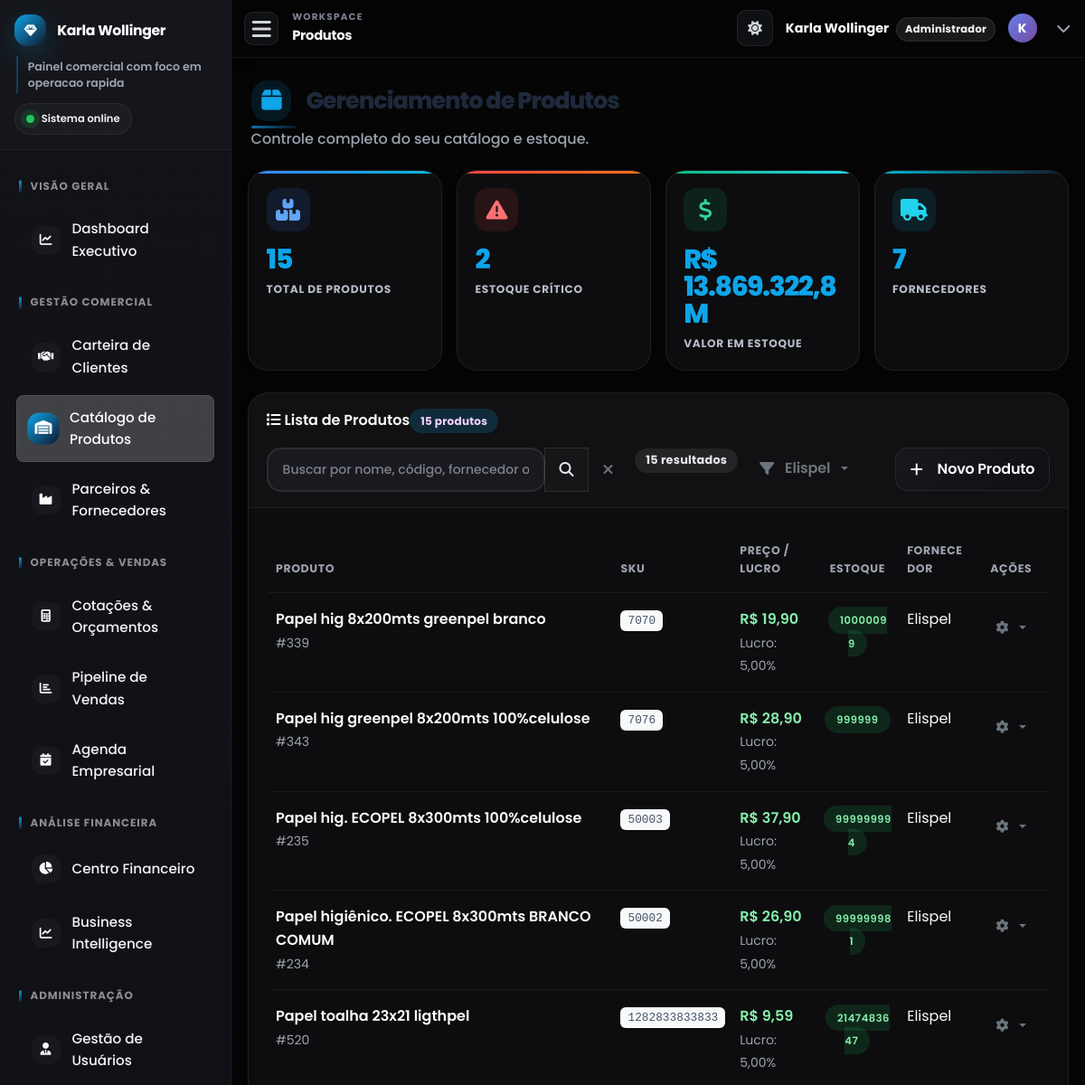
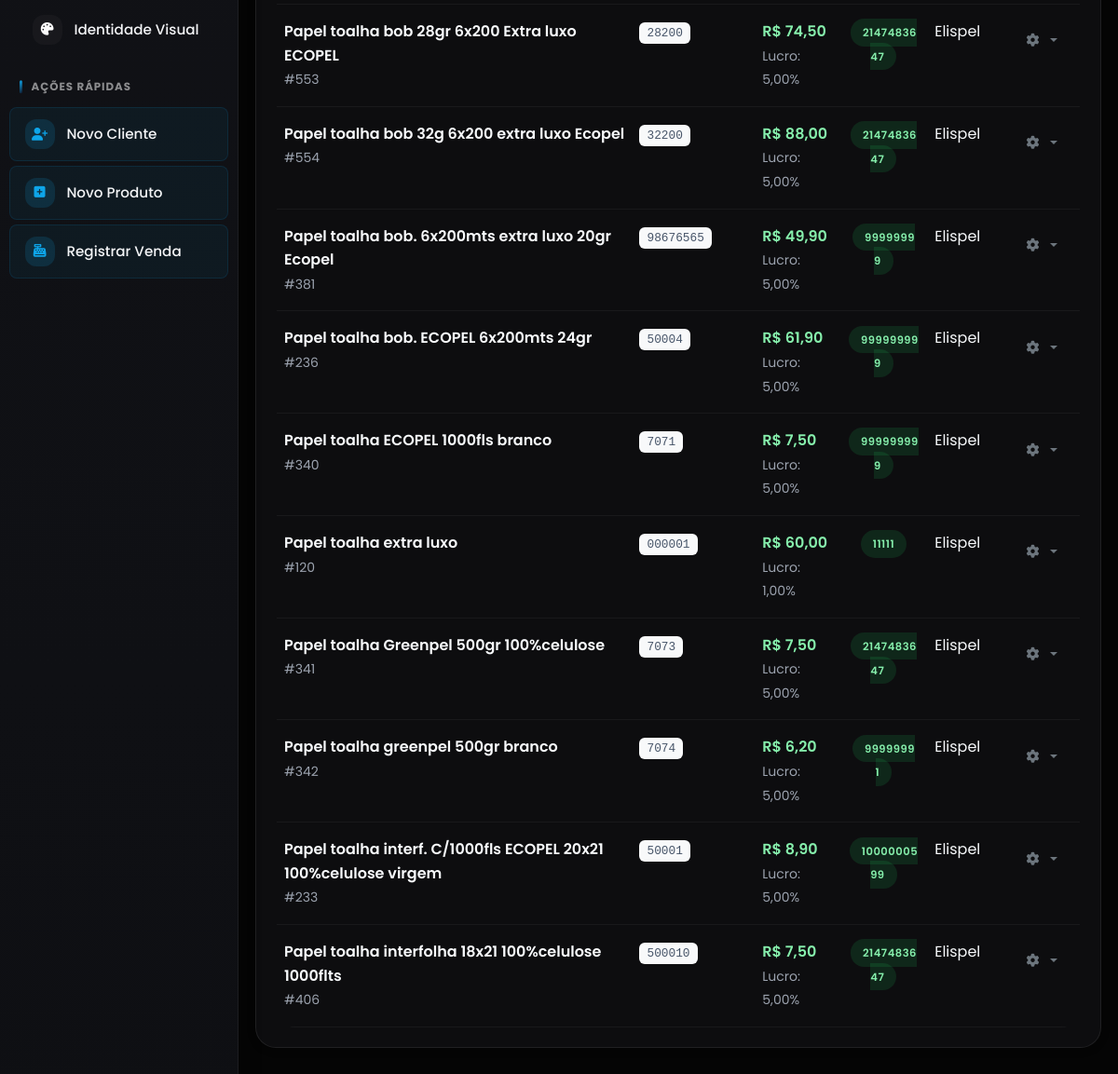
The app's page /produtos.php?fornecedor=Elispel&page=1 (signed in) with its own data (2 pictures, top to bottom).
### tables this page shows
CREATE TABLE `produtos` (
  `id` int(11) NOT NULL,
  `nome` varchar(255) NOT NULL,
  `descricao` text DEFAULT NULL,
  `sku` varchar(50) DEFAULT NULL,
  `preco_venda` decimal(10,2) NOT NULL,
  `dias_recompra_sugerido` int(11) DEFAULT NULL,
  `percentual_lucro` decimal(5,2) NOT NULL DEFAULT 0.00,
  `quantidade_estoque` int(11) NOT NULL DEFAULT 0,
  `estoque_minimo` int(11) DEFAULT 5,
  `fornecedor` varchar(100) DEFAULT NULL,
  `data_cadastro` datetime DEFAULT current_timestamp(),
  `empresa_id` int(11) DEFAULT NULL,
  `ativo_marketplace` tinyint(1) DEFAULT 1,
  `destaque_marketplace` tinyint(1) DEFAULT 0,
  `ordem_exibicao` int(11) DEFAULT 0,
  `imagem_url` varchar(255) DEFAULT NULL,
  `imagem_produto` varchar(255) DEFAULT NULL,
  `descricao_completa` text DEFAULT NULL
);

### includes/ui_helpers.php (called while the page is built, shortened)
<?php
if (!function_exists('fmt_brl')) {
    function fmt_brl(float $value, int $precision = 1): string {
        $abs = abs($value);
        if ($abs >= 1_000_000) {
            return 'R$ ' . number_format($value / 1_000_000, $precision, ',', '.') . 'M';
        }
        return 'R$ ' . number_format($value, 2, ',', '.');
    }
}
        ?>

### produtos.php (the view, shortened to what this page needs)
<?php
require_once 'includes/db_connect.php';
$itens_por_pagina = 15;
$pagina_atual = isset($_GET['page']) && is_numeric($_GET['page']) ? (int)$_GET['page'] : 1;
$offset = ($pagina_atual - 1) * $itens_por_pagina;
$filtro_fornecedor = isset($_GET['fornecedor']) ? trim($_GET['fornecedor']) : '';
$where_conditions = [];
$params = [];
$types = "";
if (!empty($filtro_fornecedor)) {
    $where_conditions[] = "fornecedor = ?";
    $params[] = $filtro_fornecedor;
    $types .= "s";
}
$where_clause = !empty($where_conditions) ? "WHERE " . implode(" AND ", $where_conditions) : "";
$sql_total_produtos = "SELECT COUNT(*) AS total FROM produtos $where_clause";
$stmt_total = $conn->prepare($sql_total_produtos);
if (!empty($types)) {
    $stmt_total->bind_param($types, ...$params);
}
$stmt_total->execute();
$result_total = $stmt_total->get_result();
$total_produtos_db = $result_total->fetch_assoc()['total'];
$sql_select_produtos = "SELECT id, nome, sku, percentual_lucro, preco_venda, quantidade_estoque, estoque_minimo, fornecedor
                        FROM produtos
                        $where_clause
                        ORDER BY nome ASC
                        LIMIT ? OFFSET ?";
$params[] = $itens_por_pagina;
$params[] = $offset;
$types .= "ii";
$stmt_produtos = $conn->prepare($sql_select_produtos);
$stmt_produtos->bind_param($types, ...$params);
$stmt_produtos->execute();
$result_produtos = $stmt_produtos->get_result();
$produtos_data = ($result_produtos->num_rows > 0) ? $result_produtos->fetch_all(MYSQLI_ASSOC) : [];
$sql_stats_globais = "SELECT quantidade_estoque, estoque_minimo, preco_venda, fornecedor FROM produtos";
$result_stats_globais = $conn->query($sql_stats_globais);
$criticos = 0;
$valor_total_estoque = 0;
$fornecedores_unicos = [];
if ($result_stats_globais->num_rows > 0) {
    while($produto_stat = $result_stats_globais->fetch_assoc()) {
        if ($produto_stat['quantidade_estoque'] <= $produto_stat['estoque_minimo']) {
            $criticos++;
        }
        $valor_total_estoque += $produto_stat['preco_venda'] * $produto_stat['quantidade_estoque'];
        if (!empty($produto_stat['fornecedor']) && !in_array($produto_stat['fornecedor'], $fornecedores_unicos)) {
            $fornecedores_unicos[] = $produto_stat['fornecedor'];
        }
    }
}
include_once 'includes/header.php';
?>
<div class="page-header fade-in-up">
    <h1 class="page-title"><i class="fas fa-box"></i> Gerenciamento de Produtos</h1>
    <p class="page-subtitle">Controle completo do seu catálogo e estoque.</p>
</div>
<div class="row g-4 mb-4">
    <div class="col-6 col-lg-3"><div class="stats-card primary fade-in-up"><div class="stats-icon primary"><i class="fas fa-boxes"></i></div><div class="stats-value"><?php echo $total_produtos_db; ?></div><div class="stats-label">Total de Produtos</div></div></div>
    <div class="col-6 col-lg-3"><div class="stats-card danger fade-in-up"><div class="stats-icon danger"><i class="fas fa-exclamation-triangle"></i></div><div class="stats-value"><?php echo $criticos; ?></div><div class="stats-label">Estoque Crítico</div></div></div>
    <div class="col-6 col-lg-3"><div class="stats-card success fade-in-up"><div class="stats-icon success"><i class="fas fa-dollar-sign"></i></div><div class="stats-value"><?php echo fmt_brl($valor_total_estoque); ?></div><div class="stats-label">Valor em Estoque</div></div></div>
    <div class="col-6 col-lg-3"><div class="stats-card info fade-in-up"><div class="stats-icon info"><i class="fas fa-truck"></i></div><div class="stats-value"><?php echo count($fornecedores_unicos); ?></div><div class="stats-label">Fornecedores</div></div></div>
</div>
<div class="modern-card fade-in-up">
    <div class="card-header-modern d-flex justify-content-between align-items-center flex-wrap gap-3">
        <div class="d-flex align-items-center">
            <span><i class="fas fa-list"></i> Lista de Produtos</span>
            <div class="ms-auto">
                <span class="badge bg-primary"><?php echo $total_produtos_db; ?> produtos</span>
            </div>
        </div>
        <div class="d-flex gap-2 flex-grow-1 flex-md-grow-0">
            <div class="input-group" style="max-width: 400px;">
                <input type="text" class="form-control" placeholder="Buscar por nome, código, fornecedor ou qualquer termo..." id="searchInput" autocomplete="off">
                <button class="btn btn-outline-primary" type="button" onclick="document.getElementById('searchInput').focus()">
                    <i class="fas fa-search"></i>
                </button>
                <button class="btn btn-outline-secondary" type="button" onclick="clearSearch()" title="Limpar busca">
                    <i class="fas fa-times"></i>
                </button>
            </div>
            <div class="d-none d-md-block">
                <span class="badge bg-secondary" style="font-size: 0.8em; padding: 8px 12px;">
                    <?php echo $total_produtos_db; ?> resultado<?php echo $total_produtos_db !== 1 ? 's' : ''; ?>
                </span>
            </div>
            <div class="dropdown">
                <button class="btn btn-outline-secondary dropdown-toggle" type="button" data-bs-toggle="dropdown" aria-expanded="false">
                    <i class="fas fa-filter me-1"></i>
                    <?php echo !empty($filtro_fornecedor) ? htmlspecialchars($filtro_fornecedor) : 'Fornecedor'; ?>
                </button>
            </div>
        </div>
        <a href="cadastro_produto.php" class="btn btn-primary"><i class="fas fa-plus me-2"></i> Novo Produto</a>
    </div>
    <div class="card-body-modern">
        <?php if (!empty($produtos_data)): ?>
            <div class="table-responsive d-none d-lg-block">
                <table class="table table-hover mb-0" id="produtosTable">
                    <thead>
                        <tr>
                            <th>Produto</th>
                            <th>SKU</th>
                            <th>Preço / Lucro</th>
                            <th class="text-center">Estoque</th>
                            <th>Fornecedor</th>
                            <th class="text-center">Ações</th>
                        </tr>
                    </thead>
                    <tbody>
                        <?php foreach ($produtos_data as $row): ?>
                            <?php $estoque_baixo = $row['quantidade_estoque'] <= $row['estoque_minimo']; ?>
                            <tr>
                                <td>
                                    <div class="fw-semibold"><?php echo htmlspecialchars($row['nome']); ?></div>
                                    <small class="text-muted">#<?php echo $row['id']; ?></small>
                                </td>
                                <td><code class="bg-light px-2 py-1 rounded"><?php echo htmlspecialchars($row['sku'] ?: 'N/A'); ?></code></td>
                                <td>
                                    <div class="fw-semibold text-success">R$ <?php echo number_format($row['preco_venda'], 2, ',', '.'); ?></div>
                                    <small class="text-muted">Lucro: <?php echo number_format($row['percentual_lucro'], 2, ',', '.'); ?>%</small>
                                </td>
                                <td class="text-center">
                                    <span class="status-badge <?php echo $estoque_baixo ? 'status-danger' : 'status-success'; ?>" title="Mínimo: <?php echo $row['estoque_minimo']; ?>">
                                        <?php echo $row['quantidade_estoque']; ?>
                                    </span>
                                </td>
                                <td><?php echo htmlspecialchars($row['fornecedor'] ?: 'N/A'); ?></td>
                                <td class="text-center">
                                    <div class="dropdown">
                                        <button class="btn btn-sm btn-outline-secondary dropdown-toggle" type="button" data-bs-toggle="dropdown" aria-expanded="false">
                                            <i class="fas fa-cog"></i>
                                        </button>
                                    </div>
                                </td>
                            </tr>
                        <?php endforeach; ?>
                    </tbody>
                </table>
            </div>
        <?php endif; ?>
    </div>
</div>
<?php
include_once 'includes/footer.php';
?>

### produtos.php (style rules this page uses)
#produtosTable tbody tr { transition: opacity 0.2s ease-in-out; }

### records on screen
produtos: nome "Papel hig 8x200mts greenpel branco", id "339", sku "7070", preco_venda "19,90", percentual_lucro "5,00", quantidade_estoque "10000099", fornecedor "Elispel"
produtos: nome "Papel hig greenpel 8x200mts 100%celulose", id "343", sku "7076", preco_venda "28,90", percentual_lucro "5,00", quantidade_estoque "999999", fornecedor "Elispel"
produtos: nome "Papel hig. ECOPEL 8x300mts 100%celulose", id "235", sku "50003", preco_venda "37,90", percentual_lucro "5,00", quantidade_estoque "999999994", fornecedor "Elispel"
produtos: nome "Papel higiênico. ECOPEL 8x300mts BRANCO COMUM", id "234", sku "50002", preco_venda "26,90", percentual_lucro "5,00", quantidade_estoque "999999981", fornecedor "Elispel"
produtos: nome "Papel toalha 23x21 ligthpel", id "520", sku "1282833833833", preco_venda "9,59", percentual_lucro "5,00", quantidade_estoque "2147483647", fornecedor "Elispel"
produtos: nome "Papel toalha bob 28gr 6x200 Extra luxo ECOPEL", id "553", sku "28200", preco_venda "74,50", percentual_lucro "5,00", quantidade_estoque "2147483647", fornecedor "Elispel"
produtos: nome "Papel toalha bob 32g 6x200 extra luxo Ecopel", id "554", sku "32200", preco_venda "88,00", percentual_lucro "5,00", quantidade_estoque "2147483647", fornecedor "Elispel"
produtos: nome "Papel toalha bob. 6x200mts extra luxo 20gr Ecopel", id "381", sku "98676565", preco_venda "49,90", percentual_lucro "5,00", quantidade_estoque "99999999", fornecedor "Elispel"
produtos: nome "Papel toalha bob. ECOPEL 6x200mts 24gr", id "236", sku "50004", preco_venda "61,90", percentual_lucro "5,00", quantidade_estoque "999999999", fornecedor "Elispel"
produtos: nome "Papel toalha ECOPEL 1000fls branco", id "340", sku "7071", preco_venda "7,50", percentual_lucro "5,00", quantidade_estoque "999999999", fornecedor "Elispel"
produtos: nome "Papel toalha extra luxo", id "120", sku "000001", preco_venda "60,00", percentual_lucro "1,00", quantidade_estoque "11111", fornecedor "Elispel"
produtos: nome "Papel toalha Greenpel 500gr 100%celulose", id "341", sku "7073", preco_venda "7,50", percentual_lucro "5,00", quantidade_estoque "2147483647", fornecedor "Elispel"
produtos: nome "Papel toalha greenpel 500gr branco", id "342", sku "7074", preco_venda "6,20", percentual_lucro "5,00", quantidade_estoque "99999991", fornecedor "Elispel"
produtos: nome "Papel toalha interf. C/1000fls ECOPEL 20x21 100%celulose virgem", id "233", sku "50001", preco_venda "8,90", percentual_lucro "5,00", quantidade_estoque "1000000599", fornecedor "Elispel"
produtos: nome "Papel toalha interfolha 18x21 100%celulose 1000flts", id "406", sku "500010", preco_venda "7,50", percentual_lucro "5,00", quantidade_estoque "2147483647", fornecedor "Elispel"

### other values on screen
$current_page_title "Produtos"
$_SESSION["nome"] "Karla Wollinger"
$user_role_label "Administrador"
substr($_SESSION["nome"] ?? 'U', 0, 1) "K"
$total_produtos_db "15"
$criticos "2"
fmt_brl($valor_total_estoque) "R$ 13.869.322,8M"
count($fornecedores_unicos) "7"
$filtro_fornecedor "Elispel"
